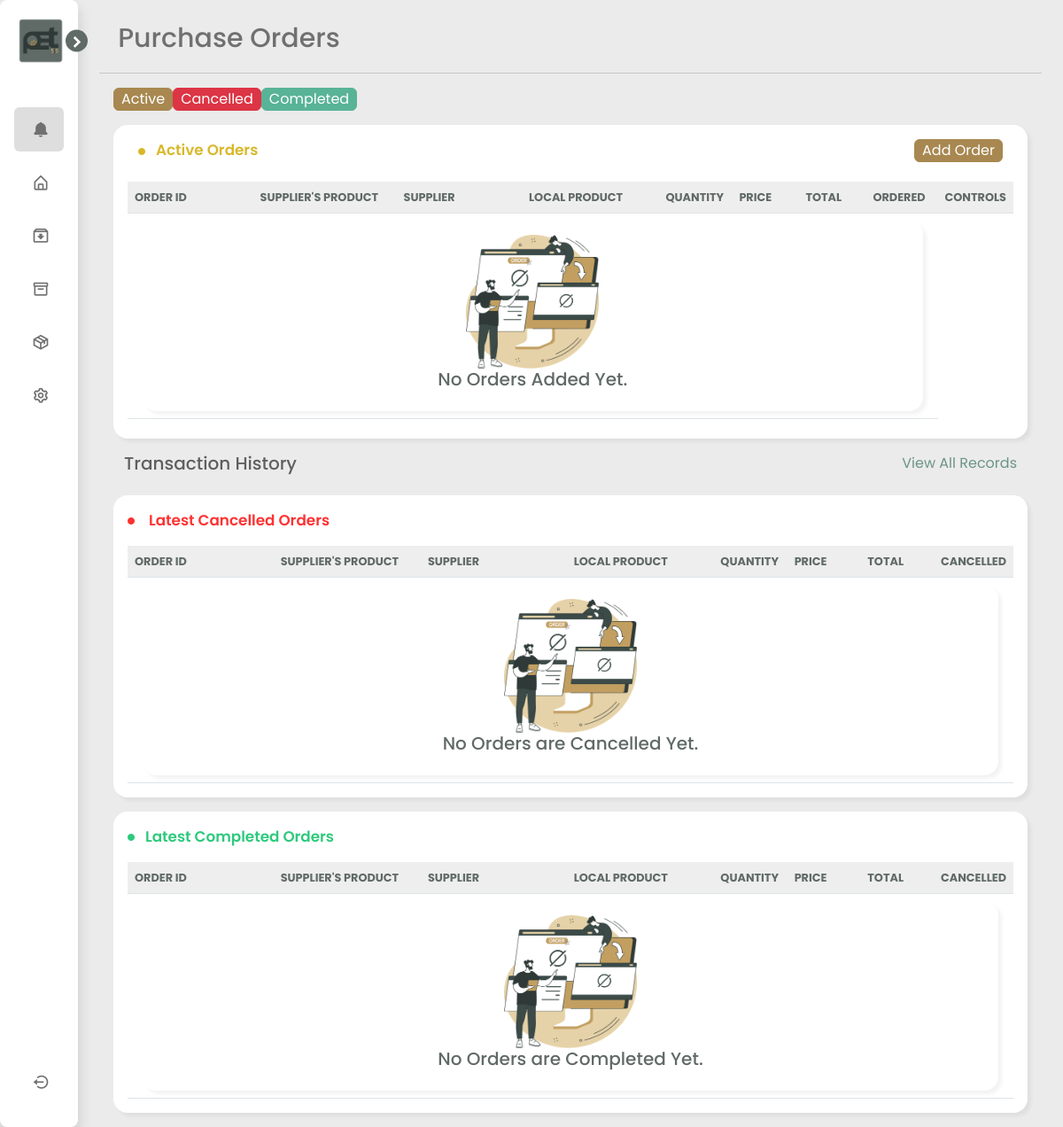
Before: /supplier-orders (signed in) with the older database file.
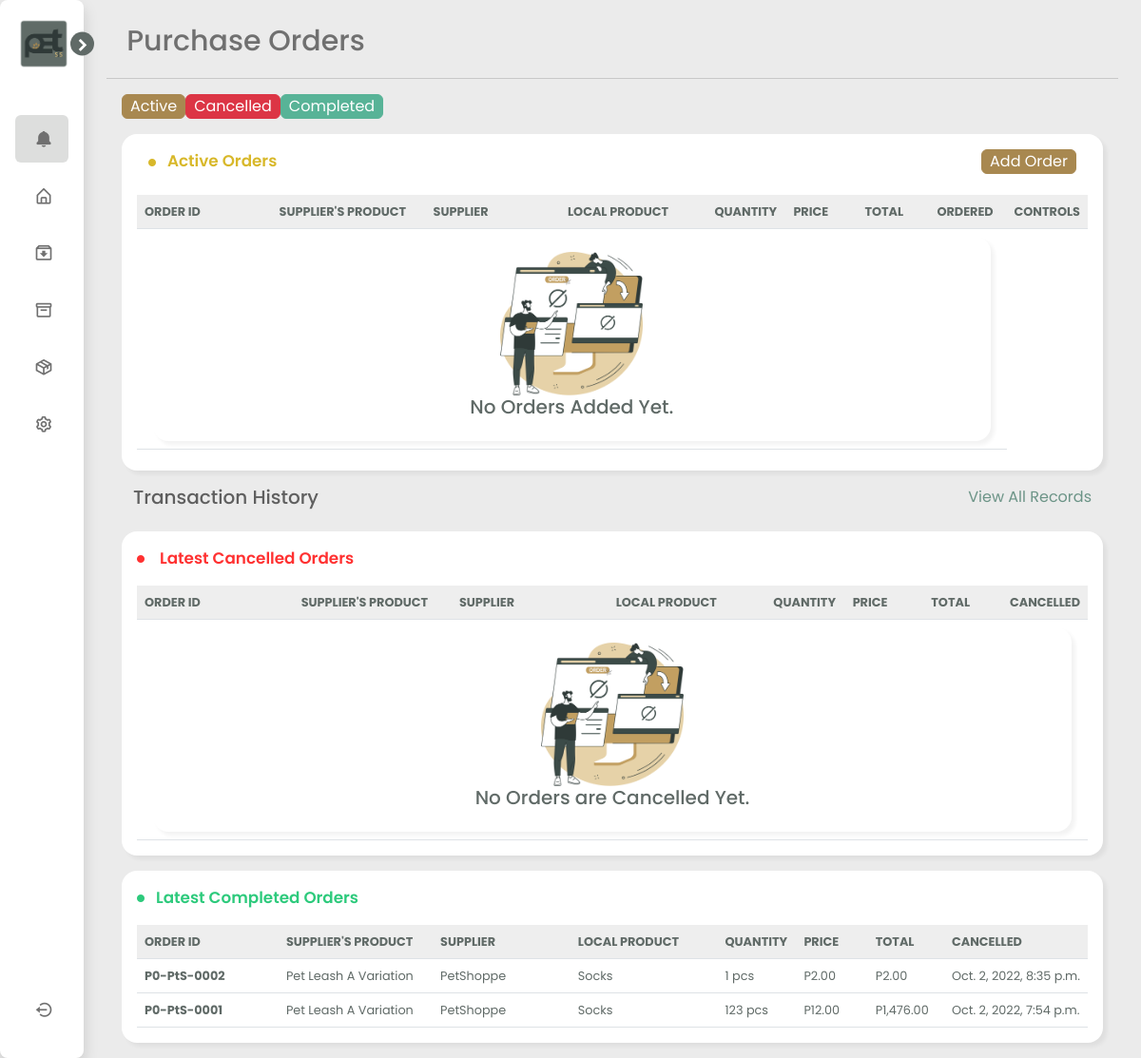
After: the same page with the newer database file.
### petsis_app/models.py (models this page shows, shortened)
class SupplierOrderLatestStatus(models.Model):
    order_obj = models.ForeignKey(SupplierOrder, on_delete=models.CASCADE, related_name="supplier_order_latest_status")
    status = models.CharField(max_length=10)
    orderdatetime = models.DateTimeField(default=timezone.now)

class SupplierOrder(models.Model):
    user = models.ForeignKey(User, on_delete=models.CASCADE, related_name="user_supplier_orders")
    order_id = models.CharField(max_length=500, editable=False)
    supplier_name = models.CharField(max_length=30)
    product = models.ForeignKey(InventoryItems, on_delete=models.PROTECT, related_name="inventoryitems_supplier_orders")
    supplier_product = models.CharField(max_length=500)
    order_price = models.FloatField()
    quantity = models.IntegerField()
    total = models.FloatField()
    order_created = models.DateTimeField(default=timezone.now)

class InventoryItems(models.Model):
    user = models.ForeignKey(User, on_delete=models.CASCADE, related_name="user_inventory")
    product = models.CharField(max_length=100)
    quantity = models.IntegerField()
    unit = models.CharField(max_length=10)
    price = models.FloatField()
    category = models.ForeignKey(CategoryList, on_delete=models.SET_NULL, blank=True, null=True)
    item_img = models.ImageField(blank=True, upload_to='images/')
    status = models.CharField(max_length=10, blank=True, default="visible")
    def __str__(self):
        return f"{self.product}"

### petsis_app/views.py (the view)
# urls.py: path("supplier-orders", views.supplier_orders, name="supplier_orders"),
@login_required
def supplier_orders(request, err_message=None, complete_mssg=None):
    username = request.user.get_username()
    user = User.objects.get(username=username)
    product_list = InventoryItems.objects.filter(user=user, status="visible")
    pending_orders = SupplierOrderLatestStatus.objects.filter(status="Pending", order_obj__user=user).order_by('-orderdatetime', '-order_obj__id')
    cancelled_orders = SupplierOrderLatestStatus.objects.filter(status="Cancelled", order_obj__user=user).order_by('-orderdatetime', '-order_obj__order_id')[:10]
    completed_orders = SupplierOrderLatestStatus.objects.filter(status="Completed", order_obj__user=user).order_by('-orderdatetime', '-order_obj__order_id')[:10]
    notifications = Notifications.objects.filter(user=user).order_by('-id')[:10]
    no_active_notif = Notifications.objects.filter(user=user, status="unread").count()
    if no_active_notif > 99:
        no_active_notif = "99+"
    context ={
        "product_list": product_list,
        "pending_orders": pending_orders,
        "cancelled_orders": cancelled_orders,
        "completed_orders": completed_orders,
        "err_message": err_message,
        "complete_mssg": complete_mssg,
        "notifications": notifications,
        "no_active_notif": no_active_notif
    }
    if request.method == "POST":
        product = InventoryItems.objects.get(user=user, product=request.POST["product"], status="visible")
        quantity = int(request.POST["quantity"])
        supplier = request.POST["supplier"]
        total = quantity * float(request.POST["price"])
        supplier_product = request.POST["supplier_product"]
        order_price = float(request.POST["price"])
        add_order = SupplierOrder(user=user, order_id=increment_p_order_number(user), supplier_name=supplier, product=product, supplier_product=supplier_product,   order_price=order_price, quantity=quantity, total=total)
        add_order.save()
        add_order_obj = SupplierOrder.objects.get(id=add_order.id)
        supp_ord  = SupplierOrderLatestStatus.objects.create(order_obj=add_order, status="Pending")
        act = f"New Purchase Order:&nbsp;<a href='/supplier-orders'>{add_order_obj.order_id} </a>&nbsp;with&nbsp;{quantity}{product.unit}s of {supplier_product} from {supplier} is now <span style='color:rgb(231, 201, 29);'>pending</span>."
        new_act = Activity(user=user, act=act)
        new_act.save()
        add_order_success = "Order Successfully Added!"
        request.method = "GET"
        return supplier_orders(request, complete_mssg=add_order_success)
    else:
        return render(request, "petsis_app/supplier_orders.html", context)

### petsis_app/templates/petsis_app/supplier_orders.html (shortened to what the changed rows need)
{% extends 'petsis_app/layout.html' %}
{% load static %}
{% block content %}
<link href="{% static 'petsis_app/css/style-orders.css' %}" rel="stylesheet">
<div class="order-card card m-3" id="activecard">
    <div class="card-body">
        <div class="table-responsive">
            <table id="example" class="table mb-0">
                <thead>
                    <tr>
                        <th class="col-md-2" scope="col">ORDER ID</th>
                        <th class="col-md-2" scope="col">SUPPLIER'S PRODUCT</th>
                        <th class="col-md-2" scope="col">SUPPLIER</th>
                        <th class="col-md-2" scope="col">LOCAL PRODUCT</th>
                        <th class="col-md-1" scope="col">QUANTITY</th>
                        <th class="col-md-1" scope="col">PRICE </th>
                        <th class="col-md-1" scope="col">TOTAL</th>
                        <th class="col-md-1" scope="col">ORDERED</th>
                        <th class="col-md-1" scope="col">CONTROLS</th>
                    </tr>
                </thead>
                </table>
            </div>
        </div>
</div>
<div class="order-card card m-3" id="cancelledcard">
    <div class="card-body">
        <div class="table-responsive">
            <table class="table mb-0">
                <thead>
                    <tr>
                        <th class="col-md-2" scope="col">ORDER ID</th>
                        <th class="col-md-2" scope="col">SUPPLIER'S PRODUCT</th>
                        <th class="col-md-2" scope="col">SUPPLIER</th>
                        <th class="col-md-2" scope="col">LOCAL PRODUCT</th>
                        <th class="col-md-1" scope="col">QUANTITY</th>
                        <th class="col-md-1" scope="col">PRICE </th>
                        <th class="col-md-1" scope="col">TOTAL</th>
                        <th class="col-md-1" scope="col">CANCELLED</th>
                    </tr>
                </thead>
            </table>
        </div>
    </div>
</div>
<div class="order-card card m-3" id="completedcard">
    <div class="card-body">
        <div class="table-responsive">
            <table class="table mb-0">
                <thead>
                    <tr>
                        <th class="col-md-2" scope="col">ORDER ID</th>
                        <th class="col-md-2" scope="col">SUPPLIER'S PRODUCT</th>
                        <th class="col-md-2" scope="col">SUPPLIER</th>
                        <th class="col-md-2" scope="col">LOCAL PRODUCT</th>
                        <th class="col-md-1" scope="col">QUANTITY</th>
                        <th class="col-md-1" scope="col">PRICE </th>
                        <th class="col-md-1" scope="col">TOTAL</th>
                        <th class="col-md-1" scope="col">CANCELLED</th>
                    </tr>
                </thead>
                <tbody>
                    {% for order in completed_orders%}
                    <tr>
                        <th scope="row">{{ order.order_obj.order_id }}</th>
                        <td>{{ order.order_obj.supplier_product }}</td>
                        <td>{{ order.order_obj.supplier_name }}</td>
                        <td>{{ order.order_obj.product }}</td>
                        <td>{{ order.order_obj.quantity }} {{ order.order_obj.product.unit }}s</td>
                        <td>P{{ order.order_obj.order_price|floatformat:"2g" }}</td>
                        <td>P{{ order.order_obj.total|floatformat:"2g" }}</td>
                        <td>{{ order.orderdatetime }}</td>
                    </tr>
                    {% empty %}
                    <tr>
                        <td colspan="8" style="font-size: large; text-align: center;">
                            <div class="card card text-center">
                                <div class="card-body">
                                    <div>
                                        <img src="{% static 'petsis_app/images/order/no_orders.png' %}" class="img-fluid" alt="No Inventory Items Image" width="150">
                                    </div>
                                    <h5 class="card-title">No Orders are Completed Yet.</h5>
                                </div>
                            </div>
                        </td>
                    </tr>
                    {% endfor %}
                </tbody>
            </table>
        </div>
    </div>
</div>
{% endblock %}

Changed rows visible on the page:
added SupplierOrderLatestStatus: order_obj.order_id "P0-PtS-0002", order_obj.supplier_product "Pet Leash A Variation", order_obj.supplier_name "PetShoppe", order_obj.product "Socks", order_obj.quantity "1", order_obj.product.unit "pc", order_obj.order_price "2.00", order_obj.total "2.00", orderdatetime "Oct. 2, 2022, 8:35 p.m."
added SupplierOrderLatestStatus: order_obj.order_id "P0-PtS-0001", order_obj.supplier_product "Pet Leash A Variation", order_obj.supplier_name "PetShoppe", order_obj.product "Socks", order_obj.quantity "123", order_obj.product.unit "pc", order_obj.order_price "12.00", order_obj.total "1,476.00", orderdatetime "Oct. 2, 2022, 7:54 p.m."
Other visible differences:
text no longer shown: "No Orders are Completed Yet."
